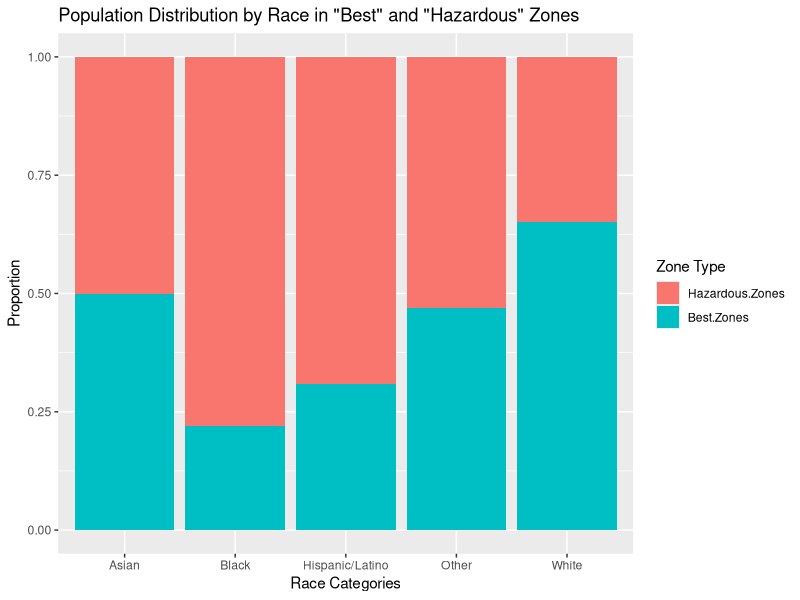
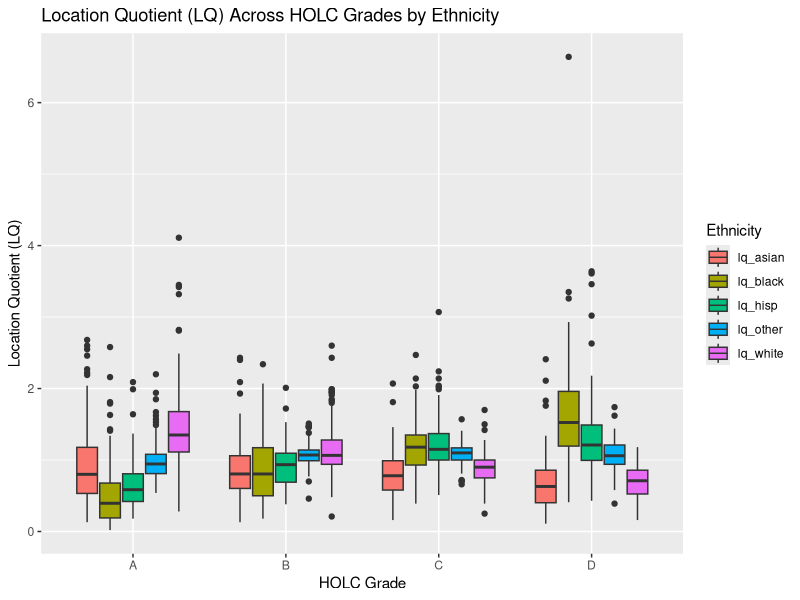

The R script that drew these images, in order:
## ---- chunk 1
library(tidyverse)

redlining <- read_csv("data.csv")

best_zones <- redlining |>
  filter(holc_grade == 'A')
hazardous_zones <- redlining |>
  filter(holc_grade == 'D')

categories <- c('White', 'Black', 'Hispanic/Latino', 'Asian', 'Other')

best_pct <- colMeans(best_zones
                     [c('pct_white', 'pct_black', 'pct_hisp', 
                        'pct_asian', 'pct_other')], 
                     na.rm = TRUE)
hazardous_pct <- colMeans(hazardous_zones
                          [c('pct_white', 'pct_black', 'pct_hisp', 
                             'pct_asian', 'pct_other')], 
                          na.rm = TRUE)

df <- data.frame(Category = categories, 'Best Zones' = best_pct, 
                 'Hazardous Zones' = hazardous_pct)

df <- df |> pivot_longer(cols = -Category, names_to = 'Zone Type', 
                         values_to = 'Percentage')

ggplot(df, aes(x = Category, y = Percentage, fill = fct_rev(`Zone Type`))) +
  geom_bar(stat = 'identity', position = 'fill') +
  labs(
    title = 
      'Population Distribution by Race in "Best" and "Hazardous" Zones',
       x = 'Race Categories', y = 'Proportion') +
  guides(fill = guide_legend(title = 'Zone Type'))
## ---- chunk 2
lq_data <- redlining |>
  select(metro_area, holc_grade, lq_white, lq_black, lq_hisp, 
         lq_asian, lq_other) |>
  pivot_longer(cols = starts_with("lq"), names_to = 'Ethnicity', 
               values_to = 'LQ')

ggplot(lq_data, aes(x = holc_grade, y = LQ, fill = Ethnicity)) +
  geom_boxplot() +
  labs(title = 'Location Quotient (LQ) Across HOLC Grades by Ethnicity',
       x = 'HOLC Grade',
       y = 'Location Quotient (LQ)',
       fill = 'Ethnicity')
## ---- chunk 3
library(broom)
library(knitr)

lq_data <- lq_data |>
  mutate(sum_lq = rowSums(select(lq_data, starts_with("lq"))))

model <- lm(sum_lq ~ holc_grade, data = lq_data)
summary_table <- tidy(model)

kable(summary_table, 
      col.names = c("Variable", "Coefficient", "Std. Error", 
                    "t-value", "p-value"),
      digits = 3)
